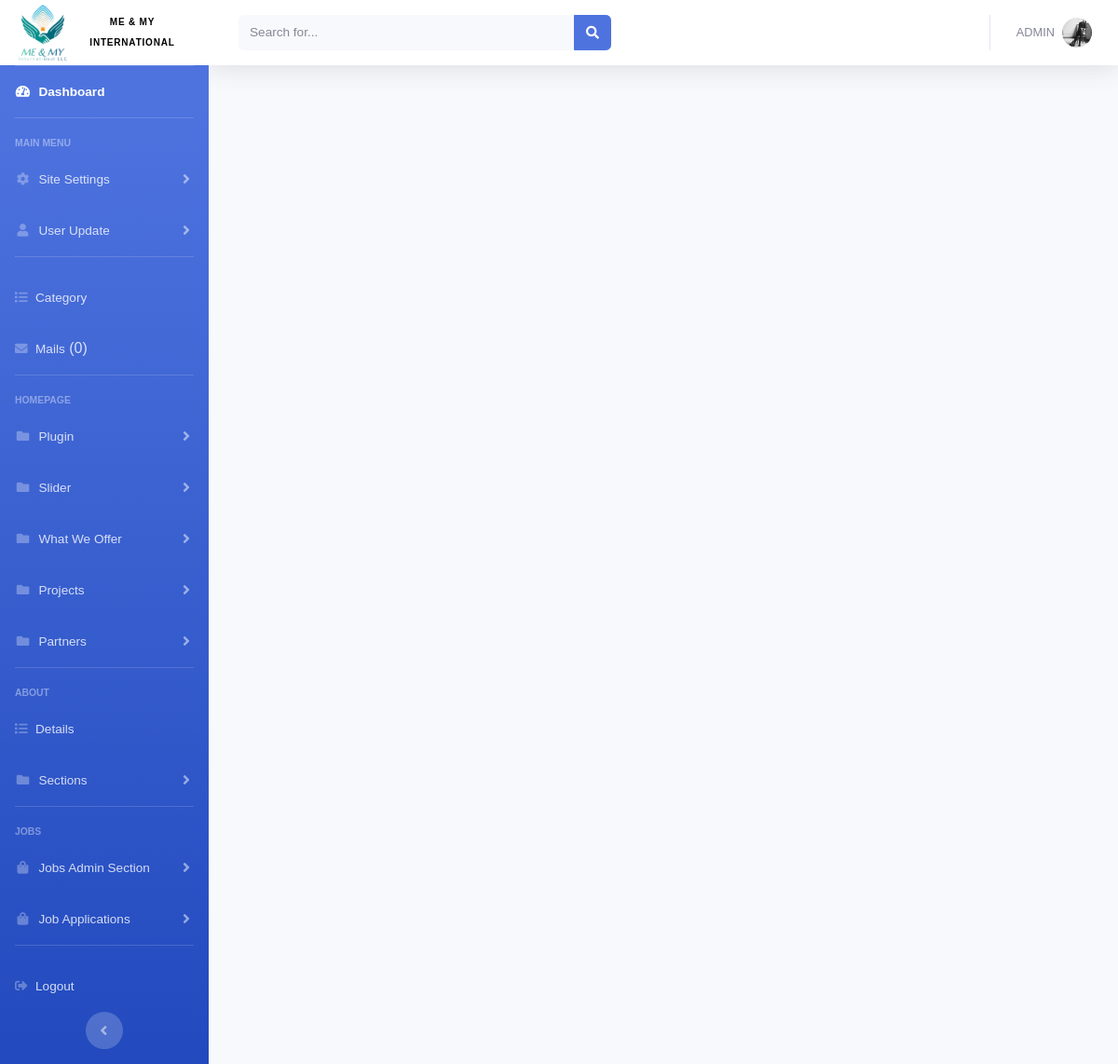
The page /127/header.inc.php (signed in) on the database its author committed.
### tables this page shows
CREATE TABLE `site_setting` (
  `site_setting_name` varchar(255) NOT NULL,
  `site_setting_title` varchar(255) NOT NULL,
  `site_setting_slogan` varchar(255) NOT NULL,
  `site_setting_adress` varchar(255) NOT NULL,
  `site_setting_phone` varchar(255) NOT NULL,
  `site_setting_email` varchar(255) NOT NULL,
  `site_setting_description` text NOT NULL,
  `site_setting_business_hour` text NOT NULL,
  `site_setting_logo` varchar(255) NOT NULL,
  `site_setting_icon` varchar(255) NOT NULL,
  `site_setting_last_update_date` varchar(255) NOT NULL,
  `site_setting_last_update_time` varchar(255) NOT NULL
);

### 127/header.inc.php (the view, shortened to what this page needs)
<?php include ("../core.php");
?>
<!DOCTYPE html>
<html lang="en">
<head>
    <link href="vendor/fontawesome-free/css/all.min.css" rel="stylesheet" type="text/css">
    <link href="../css/materialdesignicons.min.css" rel="stylesheet" type="text/css" />
    <link href="../css/uikit.min.css" rel="stylesheet" type="text/css">
    <link href="css/sb-admin-2.min.css" rel="stylesheet">
    <link href="css/sample.css" rel="stylesheet">
</head>
<body id="page-top">
    <div id="wrapper">
        <ul class="navbar-nav bg-gradient-primary sidebar sidebar-dark accordion" id="accordionSidebar">
        <?php
    $site_setting_query = $db->query("SELECT * FROM site_setting") or die('could not search!');
        while ($row = mysqli_fetch_array($site_setting_query)) {
            $site_setting_name = $row['site_setting_name'];
            $site_setting_icon = $row['site_setting_icon'];
?>
            <a style="
    background: #fff;
    color: #000;
" class="sidebar-brand d-flex align-items-center justify-content-center" href="../index.php"><img class="dashLogoMob" src="../images/<?php echo $site_setting_icon; ?>" alt="<?php echo $site_setting_name; ?>" width="60px">
                <div class="sidebar-brand-text mx-0"style="
    font-size: 10px;
"><?php echo $site_setting_name?></div>
            </a>
<?php } ?>
            <hr class="sidebar-divider my-0">
            <li class="nav-item active">
                <a class="nav-link" href="index.php">
                    <i class="fas fa-fw fa-tachometer-alt"></i>
                    <span>Dashboard</span></a>
            </li>
            <hr class="sidebar-divider">
            <div class="sidebar-heading">
                Main Menu
            </div>
            <li class="nav-item">
                <a class="nav-link collapsed" href="#" data-toggle="collapse" data-target="#siteSettings"
                    aria-expanded="true" aria-controls="collapseTwo">
                    <i class="fas fa-fw fa-cog"></i>
                    <span>Site Settings</span>
                </a>
            </li>
            <li class="nav-item">
                <a class="nav-link collapsed" href="#" data-toggle="collapse" data-target="#userInfoUpdate"
                    aria-expanded="true" aria-controls="userInfoUpdate">
                    <i class="fas fa-fw fa-user"></i>
                    <span>User Update</span>
                </a>
            </li>
    <hr class="sidebar-divider d-none d-md-block">
            <li class="nav-item">
                <a class="nav-link" href="listCategory.php">
                    <i class="fas fa-list"></i>
                    <span>Category</span>
                </a>
            </li>
<?php
	$mailQuery = $db->query("SELECT * FROM contact ORDER BY contact_id DESC");
	$mailCount = mysqli_num_rows($mailQuery);
?>
            <li class="nav-item">
                <a class="nav-link" href="listContact.php">
                    <i class="fas fa-envelope"></i>
                    <span>Mails</span> (<?php echo $mailCount; ?>)
                </a>
            </li>
            <hr class="sidebar-divider">
            <div class="sidebar-heading">
                Homepage
            </div>
            <li class="nav-item">
                <a class="nav-link collapsed" href="#" data-toggle="collapse" data-target="#Plugin"
                    aria-expanded="true" aria-controls="Plugin">
                    <i class="fas fa-fw fa-folder"></i>
                    <span>Plugin</span>
                </a>
            </li>
            <li class="nav-item">
                <a class="nav-link collapsed" href="#" data-toggle="collapse" data-target="#Slider"
                    aria-expanded="true" aria-controls="Slider">
                    <i class="fas fa-fw fa-folder"></i>
                    <span>Slider</span>
                </a>
            </li>
            <li class="nav-item">
                <a class="nav-link collapsed" href="#" data-toggle="collapse" data-target="#whatWeOffer"
                    aria-expanded="true" aria-controls="whatWeOffer">
                    <i class="fas fa-fw fa-folder"></i>
                    <span>What We Offer</span>
                </a>
            </li>
            <li class="nav-item">
                <a class="nav-link collapsed" href="#" data-toggle="collapse" data-target="#Projects"
                    aria-expanded="true" aria-controls="Projects">
                    <i class="fas fa-fw fa-folder"></i>
                    <span>Projects</span>
                </a>
            </li>
            <li class="nav-item">
                <a class="nav-link collapsed" href="#" data-toggle="collapse" data-target="#Partners"
                    aria-expanded="true" aria-controls="Partners">
                    <i class="fas fa-fw fa-folder"></i>
                    <span>Partners</span>
                </a>
            </li>
            <hr class="sidebar-divider d-none d-md-block">
            <div class="sidebar-heading">
                About
            </div>
            <li class="nav-item">
                <a class="nav-link" href="aboutDetails.php">
                    <i class="fas fa-list"></i>
                    <span>Details</span>
                </a>
            </li>
            <li class="nav-item">
                <a class="nav-link collapsed" href="#" data-toggle="collapse" data-target="#About"
                    aria-expanded="true" aria-controls="About">
                    <i class="fas fa-fw fa-folder"></i>
                    <span>Sections</span>
                </a>
            </li>
        <hr class="sidebar-divider d-none d-md-block">
        <div class="sidebar-heading">
            Jobs
        </div>
        <li class="nav-item">
            <a class="nav-link collapsed" href="#" data-toggle="collapse" data-target="#Jobs"
                aria-expanded="true" aria-controls="Jobs">
                <i class="fas fa-fw fa-shopping-bag"></i>
                <span>Jobs Admin Section</span>
            </a>
        </li>
        <li class="nav-item">
            <a class="nav-link collapsed" href="#" data-toggle="collapse" data-target="#Applications"
                aria-expanded="true" aria-controls="Applications">
                <i class="fas fa-fw fa-shopping-bag"></i>
                <span>Job Applications</span>
            </a>
        </li>
            <hr class="sidebar-divider d-none d-md-block">
            <li class="nav-item">
                <a class="nav-link" href="#" data-toggle="modal" data-target="#logoutModal">
                    <i class="fas fa-sign-out-alt"></i>
                    <span>Logout</span></a>
            </li>
            <div class="text-center d-none d-md-inline">
                <button class="rounded-circle border-0" id="sidebarToggle"></button>
            </div>
        </ul>
        <div id="content-wrapper" class="d-flex flex-column">
            <div id="content">
                <nav class="navbar navbar-expand navbar-light bg-white topbar mb-4 static-top shadow">
                    <form
                        class="d-none d-sm-inline-block form-inline mr-auto ml-md-3 my-2 my-md-0 mw-100 navbar-search">
                        <div class="input-group">
                            <input type="text" class="form-control bg-light border-0 small" placeholder="Search for..."
                                aria-label="Search" aria-describedby="basic-addon2">
                            <div class="input-group-append">
                                <button class="btn btn-primary" type="button">
                                    <i class="fas fa-search fa-sm"></i>
                                </button>
                            </div>
                        </div>
                    </form>
                    <ul class="navbar-nav ml-auto">
                        <li class="nav-item dropdown no-arrow">
                            <a class="nav-link dropdown-toggle" href="#" id="userDropdown" role="button"
                                data-toggle="dropdown" aria-haspopup="true" aria-expanded="false">
                                <span class="mr-2 d-none d-lg-inline text-gray-600 small text-uppercase"><?php echo $_SESSION['user']['picci_full_name']; ?></span>
                                <img class="img-profile rounded-circle"
                                    src="../images/users/<?php echo $_SESSION['user']['picci_profile_pic']; ?>">
                            </a>
                        </li>
                    </ul>
                </nav>

### 127/css/sample.css (style rules this page uses)
:root { --ck-sample-base-spacing: 2em; --ck-sample-color-white: #fff; --ck-sample-color-green: #279863; }
body, html { padding: 0; margin: 0; font-family: sans-serif, Arial, Verdana, "Trebuchet MS", "Apple Color Emoji", "Segoe UI Emoji", "Segoe UI Symbol"; font-size: 16px; line-height: 22px; }
body { height: 100%; color: #2D3A4A; background-image: url(../img/bg.png); background-repeat: no-repeat; background-position: 50% 100%; background-size: 100% auto; }
body * { box-sizing: border-box; }
a { color: #38A5EE; }

### rows shown on the page
site_setting: site_setting_icon (picture), site_setting_name "ME & MY INTERNATIONAL"

### other values the page prints
$mailCount "0"
$_SESSION['user']['picci_full_name'] "ADMIN"
